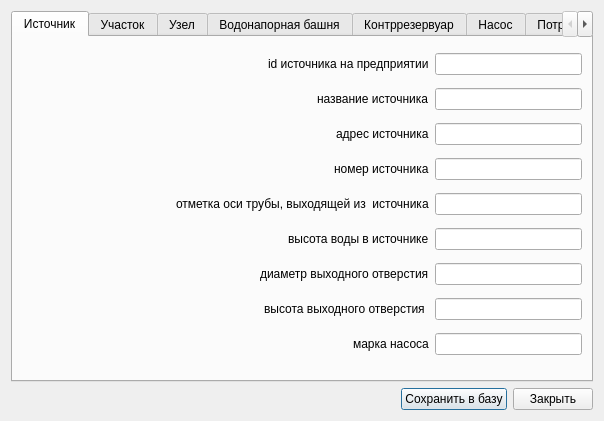
<?xml version="1.0" encoding="UTF-8"?>
<ui version="4.0">
 <class>Dialog</class>
 <widget class="QDialog" name="Dialog">
  <property name="geometry">
   <rect>
    <x>0</x>
    <y>0</y>
    <width>604</width>
    <height>421</height>
   </rect>
  </property>
  <property name="minimumSize">
   <size>
    <width>449</width>
    <height>240</height>
   </size>
  </property>
  <property name="maximumSize">
   <size>
    <width>16777215</width>
    <height>16777215</height>
   </size>
  </property>
  <property name="windowTitle">
   <string>Dialog</string>
  </property>
  <layout class="QGridLayout" name="gridLayout_4">
   <item row="1" column="0">
    <spacer name="horizontalSpacer_6">
     <property name="orientation">
      <enum>Qt::Horizontal</enum>
     </property>
     <property name="sizeHint" stdset="0">
      <size>
       <width>40</width>
       <height>20</height>
      </size>
     </property>
    </spacer>
   </item>
   <item row="1" column="1">
    <widget class="QPushButton" name="btn_run_query">
     <property name="enabled">
      <bool>true</bool>
     </property>
     <property name="text">
      <string>Cохранить в базу</string>
     </property>
    </widget>
   </item>
   <item row="1" column="2">
    <widget class="QPushButton" name="btn_close_search">
     <property name="sizePolicy">
      <sizepolicy hsizetype="Minimum" vsizetype="Minimum">
       <horstretch>0</horstretch>
       <verstretch>0</verstretch>
      </sizepolicy>
     </property>
     <property name="minimumSize">
      <size>
       <width>80</width>
       <height>0</height>
      </size>
     </property>
     <property name="maximumSize">
      <size>
       <width>80</width>
       <height>16777215</height>
      </size>
     </property>
     <property name="text">
      <string>Закрыть</string>
     </property>
    </widget>
   </item>
   <item row="0" column="0" colspan="3">
    <widget class="QTabWidget" name="panel_zapolnenia">
     <property name="currentIndex">
      <number>0</number>
     </property>
     <widget class="QWidget" name="tab_1">
      <attribute name="title">
       <string>Источник</string>
      </attribute>
      <layout class="QGridLayout" name="gridLayout">
       <item row="0" column="0">
        <layout class="QHBoxLayout" name="horizontalLayout">
         <item>
          <spacer name="horizontalSpacer">
           <property name="orientation">
            <enum>Qt::Horizontal</enum>
           </property>
           <property name="sizeHint" stdset="0">
            <size>
             <width>154</width>
             <height>20</height>
            </size>
           </property>
          </spacer>
         </item>
         <item>
          <widget class="QLabel" name="label">
           <property name="text">
            <string>id источника на предприятии</string>
           </property>
          </widget>
         </item>
        </layout>
       </item>
       <item row="0" column="1">
        <widget class="QLineEdit" name="edt_id_istochnik"/>
       </item>
       <item row="1" column="0">
        <layout class="QHBoxLayout" name="horizontalLayout_4">
         <item>
          <spacer name="horizontalSpacer_4">
           <property name="orientation">
            <enum>Qt::Horizontal</enum>
           </property>
           <property name="sizeHint" stdset="0">
            <size>
             <width>154</width>
             <height>20</height>
            </size>
           </property>
          </spacer>
         </item>
         <item>
          <widget class="QLabel" name="label_4">
           <property name="text">
            <string>название источника</string>
           </property>
          </widget>
         </item>
        </layout>
       </item>
       <item row="1" column="1">
        <widget class="QLineEdit" name="edt_name_istochnik"/>
       </item>
       <item row="2" column="0">
        <layout class="QHBoxLayout" name="horizontalLayout_5">
         <item>
          <spacer name="horizontalSpacer_5">
           <property name="orientation">
            <enum>Qt::Horizontal</enum>
           </property>
           <property name="sizeHint" stdset="0">
            <size>
             <width>154</width>
             <height>20</height>
            </size>
           </property>
          </spacer>
         </item>
         <item>
          <widget class="QLabel" name="label_5">
           <property name="text">
            <string>адрес источника</string>
           </property>
          </widget>
         </item>
        </layout>
       </item>
       <item row="2" column="1">
        <widget class="QLineEdit" name="edt_name_istochnik_2">
         <property name="text">
          <string/>
         </property>
        </widget>
       </item>
       <item row="3" column="0">
        <layout class="QHBoxLayout" name="horizontalLayout_7">
         <item>
          <spacer name="horizontalSpacer_8">
           <property name="orientation">
            <enum>Qt::Horizontal</enum>
           </property>
           <property name="sizeHint" stdset="0">
            <size>
             <width>154</width>
             <height>20</height>
            </size>
           </property>
          </spacer>
         </item>
         <item>
          <widget class="QLabel" name="label_7">
           <property name="text">
            <string>номер источника</string>
           </property>
          </widget>
         </item>
        </layout>
       </item>
       <item row="3" column="1">
        <widget class="QLineEdit" name="edt_name_istochnik_3">
         <property name="text">
          <string/>
         </property>
        </widget>
       </item>
       <item row="4" column="0">
        <layout class="QHBoxLayout" name="horizontalLayout_8">
         <item>
          <spacer name="horizontalSpacer_9">
           <property name="orientation">
            <enum>Qt::Horizontal</enum>
           </property>
           <property name="sizeHint" stdset="0">
            <size>
             <width>154</width>
             <height>20</height>
            </size>
           </property>
          </spacer>
         </item>
         <item>
          <widget class="QLabel" name="label_8">
           <property name="text">
            <string>отметка оси трубы, выходящей из  источника</string>
           </property>
          </widget>
         </item>
        </layout>
       </item>
       <item row="4" column="1">
        <widget class="QLineEdit" name="edt_name_istochnik_4">
         <property name="text">
          <string/>
         </property>
        </widget>
       </item>
       <item row="5" column="0">
        <layout class="QHBoxLayout" name="horizontalLayout_9">
         <item>
          <spacer name="horizontalSpacer_10">
           <property name="orientation">
            <enum>Qt::Horizontal</enum>
           </property>
           <property name="sizeHint" stdset="0">
            <size>
             <width>154</width>
             <height>20</height>
            </size>
           </property>
          </spacer>
         </item>
         <item>
          <widget class="QLabel" name="label_9">
           <property name="text">
            <string>высота воды в источнике</string>
           </property>
          </widget>
         </item>
        </layout>
       </item>
       <item row="5" column="1">
        <widget class="QLineEdit" name="edt_name_istochnik_5">
         <property name="text">
          <string/>
         </property>
        </widget>
       </item>
       <item row="6" column="0">
        <layout class="QHBoxLayout" name="horizontalLayout_10">
         <item>
          <spacer name="horizontalSpacer_11">
           <property name="orientation">
            <enum>Qt::Horizontal</enum>
           </property>
           <property name="sizeHint" stdset="0">
            <size>
             <width>154</width>
             <height>20</height>
            </size>
           </property>
          </spacer>
         </item>
         <item>
          <widget class="QLabel" name="label_10">
           <property name="text">
            <string>диаметр выходного отверстия</string>
           </property>
          </widget>
         </item>
        </layout>
       </item>
       <item row="6" column="1">
        <widget class="QLineEdit" name="edt_name_istochnik_6">
         <property name="text">
          <string/>
         </property>
        </widget>
       </item>
       <item row="7" column="0">
        <layout class="QHBoxLayout" name="horizontalLayout_11">
         <item>
          <spacer name="horizontalSpacer_12">
           <property name="orientation">
            <enum>Qt::Horizontal</enum>
           </property>
           <property name="sizeHint" stdset="0">
            <size>
             <width>154</width>
             <height>20</height>
            </size>
           </property>
          </spacer>
         </item>
         <item>
          <widget class="QLabel" name="label_11">
           <property name="text">
            <string>высота выходного отверстия </string>
           </property>
          </widget>
         </item>
        </layout>
       </item>
       <item row="7" column="1">
        <widget class="QLineEdit" name="edt_name_istochnik_7">
         <property name="text">
          <string/>
         </property>
        </widget>
       </item>
       <item row="8" column="0">
        <layout class="QHBoxLayout" name="horizontalLayout_12">
         <item>
          <spacer name="horizontalSpacer_13">
           <property name="orientation">
            <enum>Qt::Horizontal</enum>
           </property>
           <property name="sizeHint" stdset="0">
            <size>
             <width>154</width>
             <height>20</height>
            </size>
           </property>
          </spacer>
         </item>
         <item>
          <widget class="QLabel" name="label_12">
           <property name="text">
            <string>марка насоса</string>
           </property>
          </widget>
         </item>
        </layout>
       </item>
       <item row="8" column="1">
        <widget class="QLineEdit" name="edt_name_istochnik_8">
         <property name="text">
          <string/>
         </property>
        </widget>
       </item>
      </layout>
     </widget>
     <widget class="QWidget" name="tab_2">
      <attribute name="title">
       <string>Участок</string>
      </attribute>
      <widget class="QWidget" name="">
       <layout class="QGridLayout" name="gridLayout_2">
        <item row="0" column="0">
         <widget class="QLabel" name="label_2">
          <property name="text">
           <string>Лавыберите тип объекта</string>
          </property>
         </widget>
        </item>
        <item row="0" column="1">
         <widget class="QComboBox" name="cmb_tyfe_feature">
          <item>
           <property name="text">
            <string>Колодец</string>
           </property>
          </item>
          <item>
           <property name="text">
            <string>Потребитель</string>
           </property>
          </item>
          <item>
           <property name="text">
            <string>Насосная станция</string>
           </property>
          </item>
          <item>
           <property name="text">
            <string>Заглушка</string>
           </property>
          </item>
          <item>
           <property name="text">
            <string>Источник</string>
           </property>
          </item>
          <item>
           <property name="text">
            <string>Канализация</string>
           </property>
          </item>
          <item>
           <property name="text">
            <string>Развилка</string>
           </property>
          </item>
         </widget>
        </item>
       </layout>
      </widget>
     </widget>
     <widget class="QWidget" name="tab_3">
      <attribute name="title">
       <string>Узел</string>
      </attribute>
      <widget class="QWidget" name="">
       <layout class="QGridLayout" name="gridLayout_3">
        <item row="0" column="0">
         <widget class="QLabel" name="label_3">
          <property name="text">
           <string>Введите имя объекта</string>
          </property>
         </widget>
        </item>
        <item row="0" column="1">
         <widget class="QLineEdit" name="edt_name_feature"/>
        </item>
       </layout>
      </widget>
     </widget>
     <widget class="QWidget" name="tab_4">
      <attribute name="title">
       <string>Водонапорная башня</string>
      </attribute>
     </widget>
     <widget class="QWidget" name="tab_5">
      <attribute name="title">
       <string>Контррезервуар</string>
      </attribute>
     </widget>
     <widget class="QWidget" name="tab_6">
      <attribute name="title">
       <string>Насос</string>
      </attribute>
     </widget>
     <widget class="QWidget" name="tab_7">
      <attribute name="title">
       <string>Потребитель</string>
      </attribute>
     </widget>
     <widget class="QWidget" name="tab_8">
      <attribute name="title">
       <string>Запорная арматура</string>
      </attribute>
     </widget>
     <widget class="QWidget" name="tab_9">
      <attribute name="title">
       <string>Обратный клапан</string>
      </attribute>
     </widget>
    </widget>
   </item>
  </layout>
  <widget class="QLabel" name="lbl_count_search_elements">
   <property name="geometry">
    <rect>
     <x>244</x>
     <y>162</y>
     <width>16</width>
     <height>16</height>
    </rect>
   </property>
   <property name="text">
    <string/>
   </property>
  </widget>
 </widget>
 <resources/>
 <connections/>
</ui>
